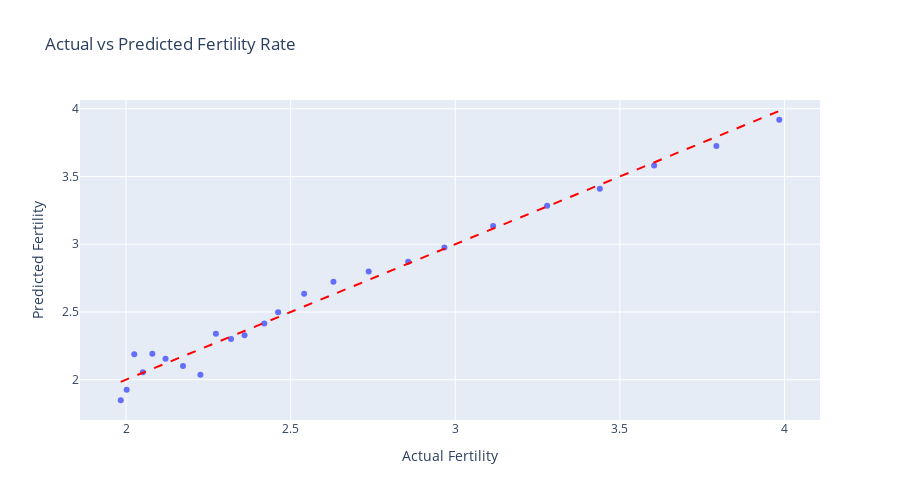

Notebook code for this chart:
### Code cell
# Visualization of Regression Results (Interactive)
# ===============================
# Predicted vs Actual Fertility
df_nepal['predicted_fertility'] = model.predict(X)
fig = px.scatter(df_nepal, x='fertility_rate', y='predicted_fertility',
                 title='Actual vs Predicted Fertility Rate')
fig.add_shape(
    type='line', x0=df_nepal['fertility_rate'].min(), y0=df_nepal['fertility_rate'].min(),
    x1=df_nepal['fertility_rate'].max(), y1=df_nepal['fertility_rate'].max(),
    line=dict(color='red', dash='dash')
)
fig.update_layout(xaxis_title='Actual Fertility', yaxis_title='Predicted Fertility')
fig.show()

### Figure 1 — Plotly figure (JSON) as saved in the notebook; plotly's stock layout.template omitted (floating-point values rounded to 4 significant figures)
{"data": [{"hovertemplate": "fertility_rate=%{x}<br>predicted_fertility=%{y}<extra></extra>", "legendgroup": "", "marker": {"color": "#636efa", "symbol": "circle"}, "mode": "markers", "name": "", "orientation": "v", "showlegend": false, "type": "scatter", "x": [3.984, 3.793, 3.604, 3.439, 3.279, 3.115, 2.967, 2.857, 2.737, 2.63, 2.541, 2.462, 2.42, 2.36, 2.319, 2.273, 2.226, 2.173, 2.12, 2.08, 2.051, 2.025, 2.002, 1.984], "xaxis": "x", "y": [3.919, 3.726, 3.581, 3.41, 3.284, 3.135, 2.976, 2.871, 2.798, 2.723, 2.634, 2.497, 2.416, 2.328, 2.301, 2.338, 2.037, 2.101, 2.155, 2.191, 2.055, 2.189, 1.926, 1.848], "yaxis": "y"}], "layout": {"height": 500, "legend": {"tracegroupgap": 0}, "shapes": [{"line": {"color": "red", "dash": "dash"}, "type": "line", "x0": 1.984, "x1": 3.984, "y0": 1.984, "y1": 3.984}], "title": {"text": "Actual vs Predicted Fertility Rate"}, "width": 900, "xaxis": {"anchor": "y", "domain": [0, 1], "title": {"text": "Actual Fertility"}}, "yaxis": {"anchor": "x", "domain": [0, 1], "title": {"text": "Predicted Fertility"}}}}
